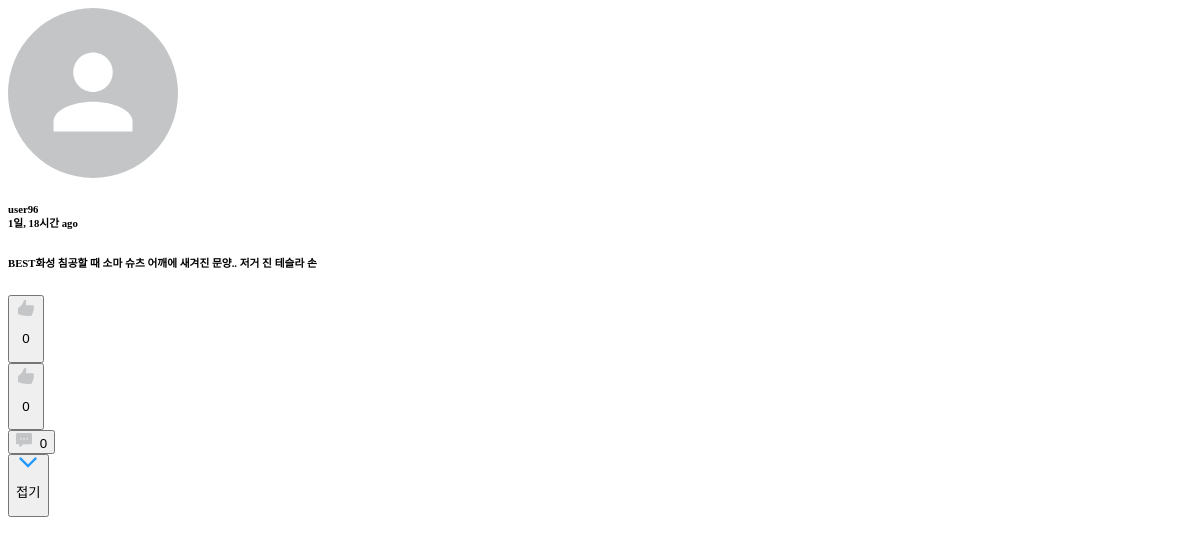
Before: /comment/95/ with the older database file.
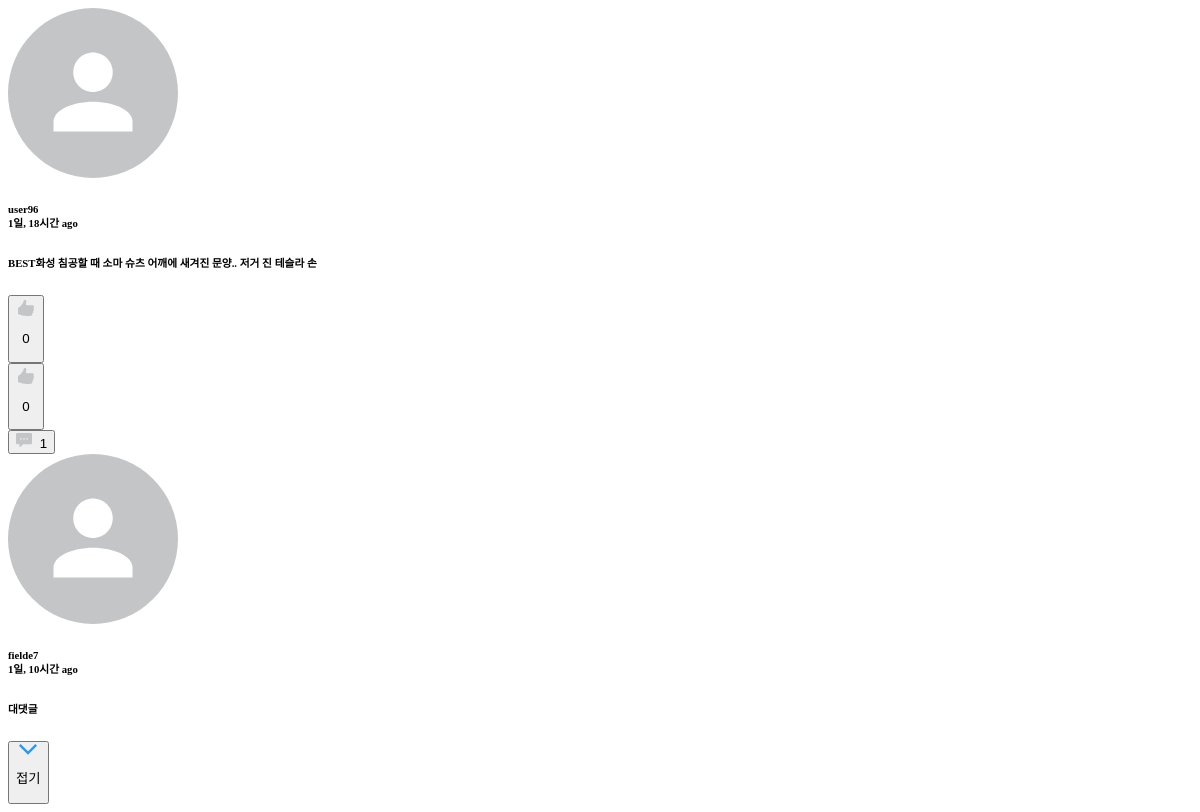
After: the same page with the newer database file.
### comment/models.py (models this page shows, shortened)
class TimeStampedModel(models.Model):
    created_at = models.DateTimeField(auto_now_add=True, null=True)
    updated_at = models.DateTimeField(auto_now=True, null=True)
    class Meta():
        abstract = True

class Comment(TimeStampedModel):
    post = models.ForeignKey(post_models.Post)
    author = models.ForeignKey(settings.AUTH_USER_MODEL)
    content = models.TextField()
    type = models.BooleanField(default=True)
    @property
    def natural_time(self):
        return naturaltime(self.created_at)

class CommentOnComment(TimeStampedModel):
    comment = models.ForeignKey(
        Comment, blank=True, null=True, related_name='comment_on_comment')
    author = models.ForeignKey(settings.AUTH_USER_MODEL)
    content = models.TextField()
    @property
    def natural_time(self):
        return naturaltime(self.created_at)

### member/models.py (models this page shows)
class User(AbstractUser):
    GENDER_MALE = 'm'
    GENDER_FEMALE = 'f'
    GENDER_OTHER = 'o'
    CHOICES_GENDER = (
        (GENDER_MALE, '남성'),
        (GENDER_FEMALE, '여성'),
        (GENDER_OTHER, '기타'),
    )
    profile_image = models.ImageField(
        default='default/user.png', null=True, upload_to='user')
    bio = models.CharField(max_length=160, null=True)
    gender = models.CharField(
        max_length=1, choices=CHOICES_GENDER, null=True, blank=True)
    like_posts = models.ManyToManyField(
        'post.Post', blank=True, related_name='like_users')
    like_comments = models.ManyToManyField(
        'comment.Comment', blank=True, related_name='like_comments')
    hate_comments = models.ManyToManyField(
        'comment.Comment', blank=True, related_name='hate_comments')
    objects = UserManager()
    def __str__(self):
        return self.username

### comment/views.py (the view)
# urls.py: url(r'^(?P<comment_pk>\d+)/$', views.comment_detail, name='comment_detail'),
def comment_detail(request, comment_pk):
    comment = get_object_or_404(Comment, pk=comment_pk)
    comment_on_comment_form = CommentOnCommentForm()
    return render(request, 'include/comment.html', {'comment': comment, 'comment_on_comment_form': comment_on_comment_form})

### templates/include/comment.html (shortened to what this page needs)
{% load static %}
<div class="comment-header">
    <div class="header-left">
        <img src="{{ comment.author.profile_image.url }}" />
        <h6>{{ comment.author }}<br><span>{{ comment.natural_time }}</span></h6>
    </div>
</div>
<h6 id="content-{{ comment.pk }}" class="comment-content">{{ comment.content|linebreaks }}</h6>
<div class="comment-footer">
    <div class="btn-wrap">
        <div class="like-hate">
            <button class="comment-like" name="{{ comment.pk }}">
                {% if comment in user.like_comments.all %}
                <img src="{% static '/img/icons/like-hate-fill.png' %}" />
                <p class="count active"> {{ comment.like_comments.count }}</p>
                {% else %}
                <img src="{% static '/img/icons/like-hate-empty.png' %}" />
                <p class="count"> {{ comment.like_comments.count }}</p>
                {% endif %}
            </button>
        </div>
        <div class="like-hate">
            <button class="comment-hate" name="{{ comment.pk }}">
                {% if comment in user.hate_comments.all %}
                <img class="hate" src="{% static '/img/icons/like-hate-fill.png' %}" />
                <p class="count active">{{ comment.hate_comments.count }}</p>
                {% else %}
                <img class="hate" src="{% static '/img/icons/like-hate-empty.png' %}" />
                <p class="count">{{ comment.hate_comments.count }}</p>
                {% endif %}
            </button>
        </div>
    </div>
    <div class="btn-wrap">
        <button data-toggle="collapse" data-target="#action-{{ comment.pk }}">
            <img src="{% static '/img/icons/comment.png' %}" style="margin-right: 4px;" />
            <span class="count">{{ comment.comment_on_comment.count }}</span>
        </button>
    </div>
</div>
<div class="comment-action collapse" id="action-{{ comment.pk }}">
    <div class="coc-list">
        {% for coc in comment.comment_on_comment.all reversed %}
        <div class="coc-item">{% include 'include/coc.html' %}</div>
        {% endfor %}
    </div>
    <button class="coc-fold" data-toggle="collapse" data-target="#action-{{ comment.pk }}">
        <img src="{% static '/img/icons/down.png' %}" alt="">
        <p>접기</p>
    </button>
</div>

### templates/include/coc.html (shortened to what this page needs)
{% load static %}
<div class="item-header comment-header">
    <div class="header-left">
        <img src="/media/{{ coc.author.profile_image }}" />
        <h6>{{ coc.author }}<br><span>{{ coc.natural_time }}</span></h6>
    </div>
</div>
<h6 id="coc-content-{{ coc.pk }}">{{ coc.content }}</h6>

Changed rows visible on the page:
computed for Comment "1일, 18시간 ago": comment_on_comment.count "0" → "1"
added CommentOnComment: author.profile_image (placeholder picture), author "fielde7", natural_time "1일, 10시간 ago", content "대댓글"
